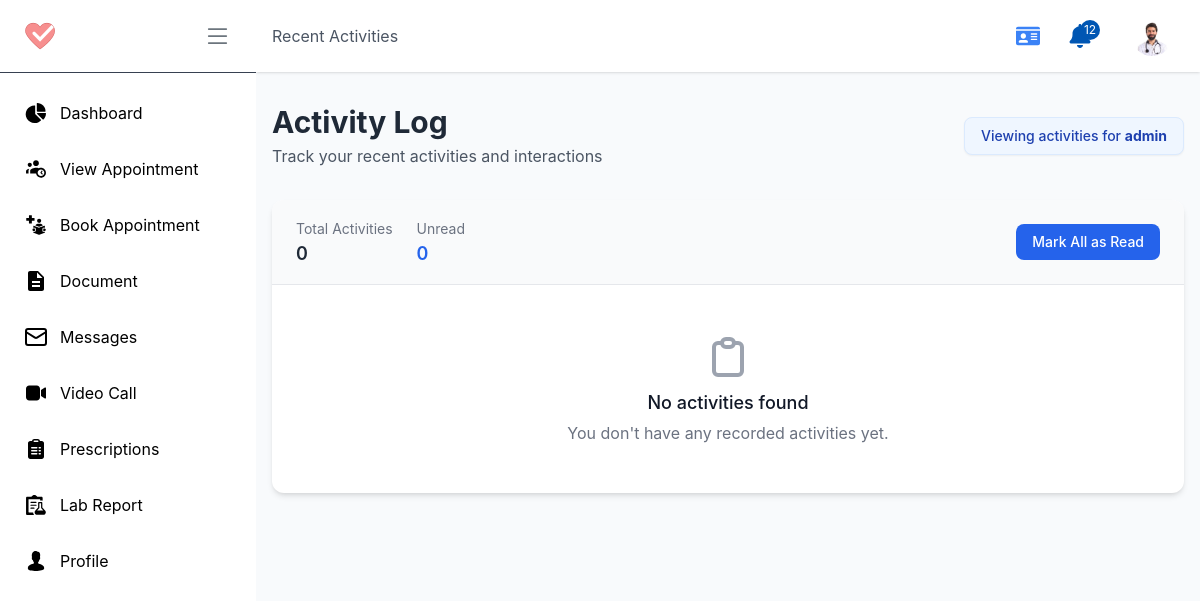
The app's page /p/activities/ (signed in), older data.
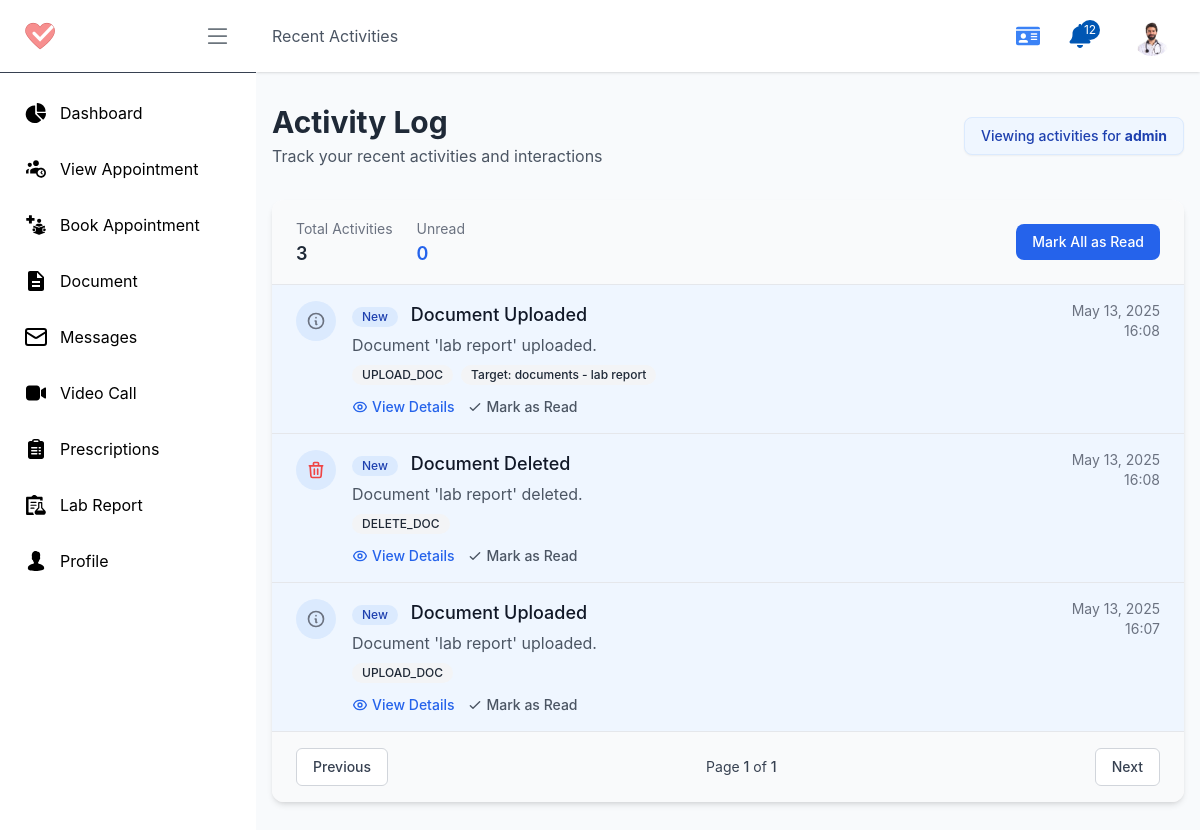
The same page, newer data.
### account/models.py (models this page shows, shortened)
class ActivityLog(models.Model):
    profile = models.ForeignKey(Profile, on_delete=models.CASCADE, related_name="activity_logs")
    action = models.CharField(max_length=50)
    title = models.CharField(max_length=255, blank=True)
    description = models.TextField(blank=True)
    timestamp = models.DateTimeField(auto_now_add=True)
    viewed = models.BooleanField(default=False)
    target_content_type = models.ForeignKey(
        ContentType, on_delete=models.CASCADE, null=True, blank=True
    )
    target_object_id = models.PositiveIntegerField(null=True, blank=True)
    target = GenericForeignKey("target_content_type", "target_object_id")
    class Meta:
        ordering = ["-timestamp"]
    def get_target_display(self):
        if self.target_content_type:
            return f"{self.target_content_type.model} - {self.target}"
        return "No target"

### patient/models.py (models this page shows, shortened)
class Documents(models.Model):
    profile = models.ForeignKey(Profile, on_delete=models.CASCADE, related_name="patients_documents")
    nick_name = models.CharField(max_length=255, blank=True)
    doc_type = models.CharField(max_length=100, blank=True)
    notes = models.TextField(blank= True)
    from_our_clinic = models.BooleanField(default=False)
    file = models.FileField(upload_to='patients_documents/', blank=True)
    created_at = models.DateTimeField(auto_now_add=True, blank=True)
    updated_at = models.DateTimeField(auto_now=True, blank=True)
    def __str__(self):
        return f"{self.nick_name}"

### patient/views.py (the view)
# urls.py: path('activities/', p_activities, name='activities'),
def p_activities(request: HttpRequest):
    profile: Profile = request.user.profile
    activities = ActivityLog.objects.filter(profile=profile).order_by('-timestamp')
    context = {
        'profile': profile,
        'activities': activities,
    }
    return render(request, 'pages/patient/activities.html', context)

### home/templatetags/url_resolver.py (called while the page is built)
@register.simple_tag
def role_to_url(role, destination):
    try:
        return reverse(f"{role}:{destination}")
    except NoReverseMatch:
        return "#"  # fallback URL if the view is not found

### templates/pages/patient/activities.html (shortened to what the changed rows need)
{% extends "pages/patient/P_base.html" %}
{% load static %}
{% block content %}
<div class="container mx-auto px-4 py-8 max-w-6xl">
    <div class="mb-8 flex justify-between items-center">
        <div>
            <h1 class="text-3xl font-bold text-gray-800">Activity Log</h1>
        </div>
    </div>
    <div class="bg-white rounded-xl shadow-md overflow-hidden">
        <div class="bg-gray-50 px-6 py-4 border-b border-gray-200">
            <div class="flex flex-wrap justify-between items-center">
                <div class="flex space-x-6">
                    <div>
                        <span class="text-gray-500 text-sm">Total Activities</span>
                        <p class="text-lg font-semibold text-gray-800">{{ activities|length }}</p>
                    </div>
                </div>
            </div>
        </div>
        <div class="divide-y divide-gray-200">
            {% for activity in activities %}
                <div class="px-6 py-4 {% if not activity.viewed %}bg-blue-50{% endif %} hover:bg-gray-50 transition duration-150">
                    <div class="flex items-start">
                        <div class="h-10 w-10 rounded-full bg-{% if not activity.viewed %}blue{% else %}gray{% endif %}-100 flex items-center justify-center flex-shrink-0">
                            {% if "create" in activity.action|lower or "add" in activity.action|lower %}
                                <svg class="h-5 w-5 text-green-500" fill="none" stroke="currentColor" viewBox="0 0 24 24" xmlns="http://www.w3.org/2000/svg">
                                    <path stroke-linecap="round" stroke-linejoin="round" stroke-width="2" d="M12 6v6m0 0v6m0-6h6m-6 0H6"></path>
                                </svg>
                            {% elif "delete" in activity.action|lower or "remove" in activity.action|lower %}
                                <svg class="h-5 w-5 text-red-500" fill="none" stroke="currentColor" viewBox="0 0 24 24" xmlns="http://www.w3.org/2000/svg">
                                    <path stroke-linecap="round" stroke-linejoin="round" stroke-width="2" d="M19 7l-.867 12.142A2 2 0 0116.138 21H7.862a2 2 0 01-1.995-1.858L5 7m5 4v6m4-6v6m1-10V4a1 1 0 00-1-1h-4a1 1 0 00-1 1v3M4 7h16"></path>
                                </svg>
                            {% else %}
                                <svg class="h-5 w-5 text-gray-500" fill="none" stroke="currentColor" viewBox="0 0 24 24" xmlns="http://www.w3.org/2000/svg">
                                    <path stroke-linecap="round" stroke-linejoin="round" stroke-width="2" d="M13 16h-1v-4h-1m1-4h.01M21 12a9 9 0 11-18 0 9 9 0 0118 0z"></path>
                                </svg>
                            {% endif %}
                        </div>
                        <div class="ml-4 flex-1">
                            <div class="flex justify-between items-start">
                                <div>
                                    <h3 class="text-lg font-medium text-gray-900">
                                        {% if not activity.viewed %}
                                            <span class="inline-flex items-center px-2.5 py-0.5 rounded-full text-xs font-medium bg-blue-100 text-blue-800 mr-2">
                                                New
                                            </span>
                                        {% endif %}
                                        {{ activity.title|default:activity.action }}
                                    </h3>
                                    {% if activity.description %}
                                        <p class="mt-1 text-gray-600">{{ activity.description|truncatechars:120 }}</p>
                                    {% endif %}
                                </div>
                                <span class="text-sm text-gray-500 whitespace-nowrap ml-4">
                                    {{ activity.timestamp|date:"M d, Y" }}
                                    <span class="block text-right">{{ activity.timestamp|time:"H:i" }}</span>
                                </span>
                            </div>
                            <div class="mt-2 flex flex-wrap gap-2">
                                <span class="inline-flex items-center px-2.5 py-0.5 rounded-full text-xs font-medium bg-gray-100 text-gray-800">
                                    {{ activity.action }}
                                </span>
                                {% if activity.target %}
                                <span class="inline-flex items-center px-2.5 py-0.5 rounded-full text-xs font-medium bg-gray-100 text-gray-800">
                                    Target: {{ activity.get_target_display }}
                                </span>
                                {% endif %}
                            </div>
                            <div class="mt-3 flex items-center space-x-3">
                                <a href="#" class="text-sm text-blue-600 hover:text-blue-800 font-medium flex items-center">
                                    View Details
                                </a>
                                {% if not activity.viewed %}
                                <a href="#" class="text-sm text-gray-600 hover:text-gray-800 font-medium flex items-center">
                                    <svg class="h-4 w-4 mr-1" fill="none" stroke="currentColor" viewBox="0 0 24 24" xmlns="http://www.w3.org/2000/svg">
                                        <path stroke-linecap="round" stroke-linejoin="round" stroke-width="2" d="M5 13l4 4L19 7"></path>
                                    </svg>
                                    Mark as Read
                                </a>
                                {% endif %}
                            </div>
                        </div>
                    </div>
                </div>
            {% empty %}
                <div class="px-6 py-12 text-center">
                    <h3 class="mt-2 text-lg font-medium text-gray-900">No activities found</h3>
                    <p class="mt-1 text-gray-500">You don't have any recorded activities yet.</p>
                </div>
            {% endfor %}
        </div>
        {% if activities %}
            <div class="bg-gray-50 px-6 py-4 border-t border-gray-200">
                <div class="flex justify-between items-center">
                    <button class="px-4 py-2 bg-white border border-gray-300 rounded-md text-sm font-medium text-gray-700 hover:bg-gray-50" disabled>
                        Previous
                    </button>
                    <div class="text-sm text-gray-700">
                        Page <span class="font-medium">1</span> of <span class="font-medium">1</span>
                    </div>
                    <button class="px-4 py-2 bg-white border border-gray-300 rounded-md text-sm font-medium text-gray-700 hover:bg-gray-50" disabled>
                        Next
                    </button>
                </div>
            </div>
        {% endif %}
    </div>
</div>
{% endblock %}

Row changes from the older to the newer data that the page shows:
added ActivityLog: viewed "New", title "Document Uploaded", description "Document 'lab report' uploaded.", timestamp "May 13, 2025", timestamp "16:08", action "UPLOAD_DOC", target "documents - lab report"
added ActivityLog: viewed "New", title "Document Deleted", description "Document 'lab report' deleted.", timestamp "May 13, 2025", timestamp "16:08", action "DELETE_DOC"
added ActivityLog: viewed "New", title "Document Uploaded", description "Document 'lab report' uploaded.", timestamp "May 13, 2025", timestamp "16:07", action "UPLOAD_DOC"
Text that changed along with them:
{{ activities|length }}: "0" → "3"
text no longer shown: "No activities found You don't have any recorded activities yet."
text now shown: "Previous Page 1 of 1 Next"
